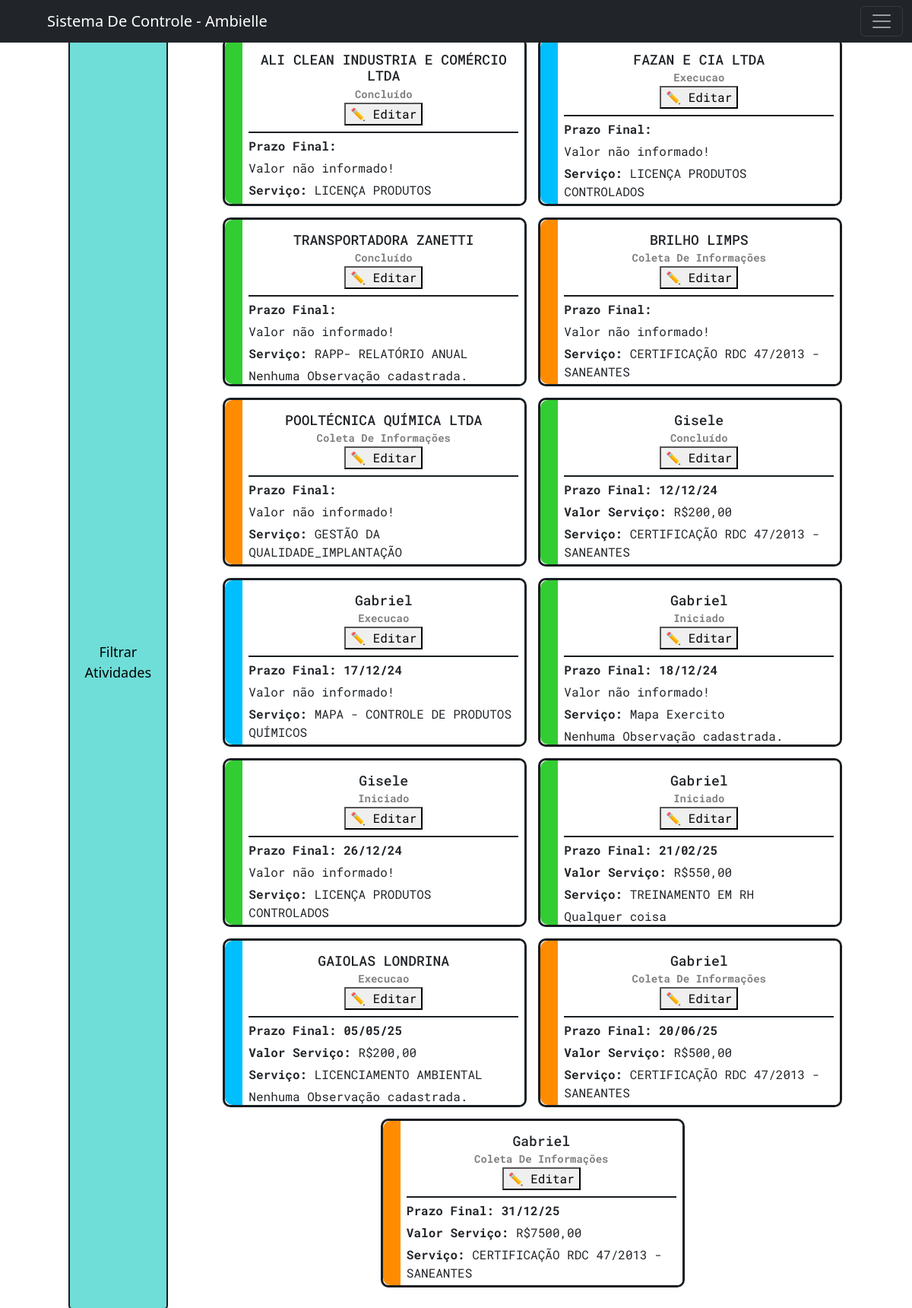
The page /ambielle/tarefas/ (signed in) on the database as committed earlier.
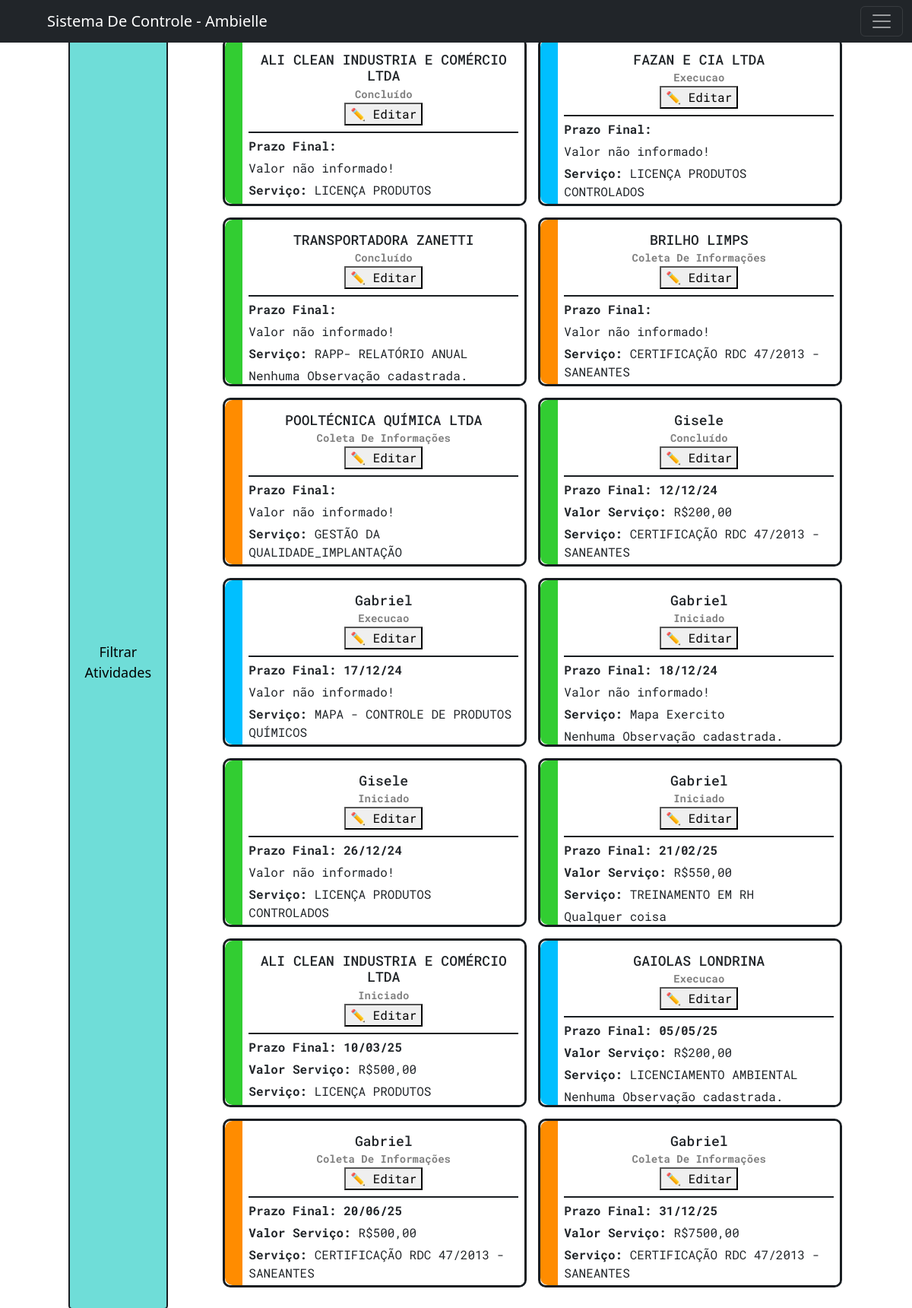
The same page on the database as committed later.
### workflow/models.py (models this page shows, shortened)
class Tarefa(models.Model):
    STATUS_CHOICES = [
        ('Iniciado', 'Iniciado'),
        ('Coleta De Informações', 'Coleta de Informações'),
        ('Execucao', 'Execução'),
        ('Aprovação Cliente', 'Aprovação Cliente'),
        ('Concluído', 'Concluído'),
        ('Encerrado', 'Encerrado'),
    ]
    tipo_servico = models.ForeignKey(TipoServico, on_delete=models.CASCADE, related_name="tarefas")
    cliente = models.ForeignKey(Cliente, on_delete=models.CASCADE)
    status = models.CharField(max_length=50, choices=STATUS_CHOICES, default='iniciado')
    data_inicio = models.DateField(default=timezone.now)
    prazo_final = models.DateField(null=True, blank=True)
    observacoes = models.TextField(blank=True, null=True)
    valor_total_servico = models.DecimalField(max_digits=10, decimal_places=2, blank=True, null=True)

class Cliente(models.Model):
    nome = models.CharField(max_length=255)
    endereco = models.CharField(max_length=255)
    numero = models.IntegerField(null=True)
    bairro = models.CharField(max_length=255, blank=True, null=True)
    razao_social = models.CharField(max_length=255, blank=True, null=True)
    telefone = models.CharField(max_length=15)
    email = models.EmailField()
    contato_principal = models.CharField(max_length=255)
    contato_secundario = models.CharField(max_length=255, blank=True, null=True)
    proposta_link = models.URLField(blank=True, null=True)
    cnpj = models.CharField(max_length=15)
    def __str__(self):
        return f"{self.nome}"

class TipoServico(models.Model):
    nome = models.CharField(max_length=50, unique=True)
    orgao = models.CharField(max_length=50, blank=True)
    def __str__(self):
        return f"{self.nome}"

### workflow/views/getPage.py (the view, shortened to what this page needs)
# urls.py: path('ambielle/tarefas/', views.get_tarefas_filtradas, name='get_tarefas_filtradas'),
@login_required(login_url='workflow:login')
def get_tarefas_filtradas(request):
    title = 'Tarefas Filtradas'
    cliente_selecionado = request.GET.get('cliente', 'todos')  # Valor padrão: "todos"
    status_selecionados = request.GET.getlist('status', [])
    data_inicial = parse_date(request.GET.get('data_inicial', ''))
    data_final = parse_date(request.GET.get('data_final', ''))
    clientes = Cliente.objects.all()
    if not request.GET:
        tarefas = Tarefa.objects.all()
    tarefas = tarefas.order_by('prazo_final')
    status_choices = [
        ('Iniciado', 'Iniciado'),
        ('Coleta De Informações', 'Coleta de Informações'),
        ('Execucao', 'Execução'),
        ('Aprovação Cliente', 'Aprovação Cliente'),
        ('Concluído', 'Concluído'),
        ('Encerrado', 'Encerrado'),
    ]
    status_colors = {
        'Iniciado': '#32CD32',
        'Coleta De Informações': '#FF8C00',
        'Execucao': '#00BFFF',
        'Aprovação Cliente': '#FFD700',
        'Concluído': '#32CD32',
        'Encerrado': '#B22222',
    }
    for tarefa in tarefas:
        tarefa.status_color = status_colors.get(tarefa.status, '#000000')
    return render(request, 'workflow/timeLine.html', {
        'title': title,
        'tarefas': tarefas,
        'clientes': clientes,
        'cliente_selecionado': cliente_selecionado,
        'status_choices': status_choices,
        'status_selecionados': status_selecionados,
        'data_inicial': data_inicial,
        'data_final': data_final,
    })

### workflow/templates/workflow/timeLine.html (shortened to what this page needs)
{% extends 'global/base.html' %}
{% block content %}
  <button class="open-modal-btn">Filtrar Atividades</button>
  <div class="tasks-section">
    <div class="tasks-row">
      {% if tarefas %}
        {% for task in tarefas %}
        <div class="task-card" style="--status-color: {{ task.status_color }};">
            <div class="task-status-bar"></div>
            <div class="task-content">
                <div class="task-header">
                    <div class="task-dateCli">
                        <h3>{{ task.cliente }}</h3>
                        <span class="date">{{ task.status }}</span>
                    </div>
                    <button class="btn-editar" data-id="{{ task.id }}" data-status="{{ task.status }}">
                        ✏️ Editar
                    </button>
                </div>
                <div class="info">
                    <p><strong>Prazo Final:</strong> <span class="date">{{ task.prazo_final|date:'d/m/y' }}</span></p>
                    {% if task.valor_total_servico %}
                        <p><strong>Valor Serviço:</strong> R${{ task.valor_total_servico }}</p>
                    {% else %}
                        <p>Valor não informado!</p>
                    {% endif %}
                    <p><strong>Serviço:</strong> {{ task.tipo_servico }}</p>
                    {% if task.observacoes %}
                        <p>{{ task.observacoes }}</p>
                    {% else %}
                        <p>Nenhuma Observação cadastrada.</p>
                    {% endif %}
                </div>
            </div>
        </div>
        {% endfor %}
    {% else %}
        <p>Nenhuma tarefa encontrada. Ajuste os filtros e tente novamente.</p>
      {% endif %}
    </div>
  </div>
{% endblock %}

Rows that differ between the two databases and show on the page:
added Tarefa: cliente "ALI CLEAN INDUSTRIA E COMÉRCIO LTDA", status "Iniciado", prazo_final "10/03/25", valor_total_servico "500,00", tipo_servico "LICENÇA PRODUTOS…"
